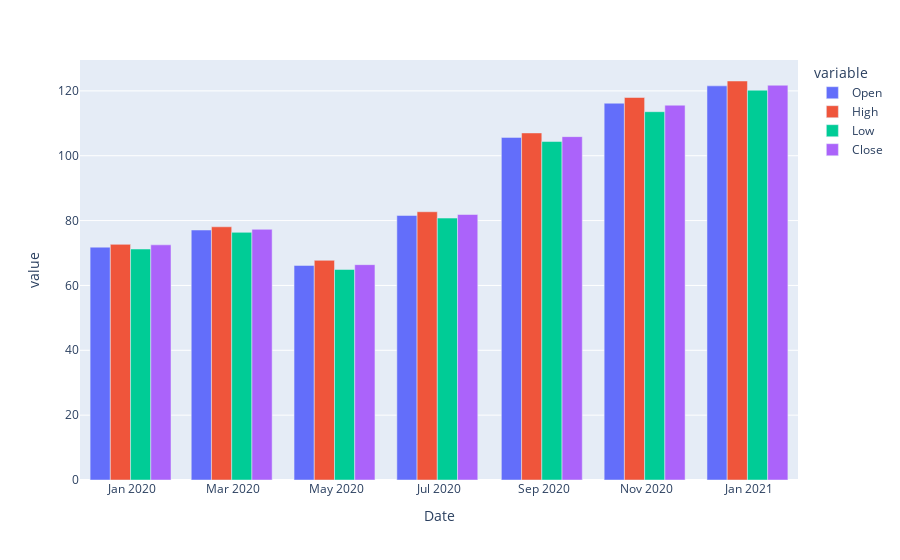

This figure's notebook cell:
### Code cell
df.resample(rule='A').std()
vol = df['Volume'].resample('W').sum()
df1 = df.resample('W').mean()
df1['Volume'] = vol

df2 = df.resample(rule='2M').mean()
df2.drop(columns=['Volume', 'Dividends', 'Stock Splits'], inplace=True)
px.bar(df2, barmode='group')

### Figure 1 — Plotly figure (JSON) as saved in the notebook; plotly's stock layout.template omitted (floating-point values rounded to 4 significant figures)
{"data": [{"alignmentgroup": "True", "hovertemplate": "variable=Open<br>Date=%{x}<br>value=%{y}<extra></extra>", "legendgroup": "Open", "marker": {"color": "#636efa"}, "name": "Open", "offsetgroup": "Open", "orientation": "v", "showlegend": true, "textposition": "auto", "type": "bar", "x": ["2019-12-31T00:00:00", "2020-02-29T00:00:00", "2020-04-30T00:00:00", "2020-06-30T00:00:00", "2020-08-31T00:00:00", "2020-10-31T00:00:00", "2020-12-31T00:00:00"], "xaxis": "x", "y": [71.8, 77.09, 66.17, 81.58, 105.7, 116.2, 121.5], "yaxis": "y"}, {"alignmentgroup": "True", "hovertemplate": "variable=High<br>Date=%{x}<br>value=%{y}<extra></extra>", "legendgroup": "High", "marker": {"color": "#EF553B"}, "name": "High", "offsetgroup": "High", "orientation": "v", "showlegend": true, "textposition": "auto", "type": "bar", "x": ["2019-12-31T00:00:00", "2020-02-29T00:00:00", "2020-04-30T00:00:00", "2020-06-30T00:00:00", "2020-08-31T00:00:00", "2020-10-31T00:00:00", "2020-12-31T00:00:00"], "xaxis": "x", "y": [72.67, 78.09, 67.74, 82.72, 107.0, 118.0, 123.0], "yaxis": "y"}, {"alignmentgroup": "True", "hovertemplate": "variable=Low<br>Date=%{x}<br>value=%{y}<extra></extra>", "legendgroup": "Low", "marker": {"color": "#00cc96"}, "name": "Low", "offsetgroup": "Low", "orientation": "v", "showlegend": true, "textposition": "auto", "type": "bar", "x": ["2019-12-31T00:00:00", "2020-02-29T00:00:00", "2020-04-30T00:00:00", "2020-06-30T00:00:00", "2020-08-31T00:00:00", "2020-10-31T00:00:00", "2020-12-31T00:00:00"], "xaxis": "x", "y": [71.23, 76.37, 64.92, 80.77, 104.4, 113.6, 120.2], "yaxis": "y"}, {"alignmentgroup": "True", "hovertemplate": "variable=Close<br>Date=%{x}<br>value=%{y}<extra></extra>", "legendgroup": "Close", "marker": {"color": "#ab63fa"}, "name": "Close", "offsetgroup": "Close", "orientation": "v", "showlegend": true, "textposition": "auto", "type": "bar", "x": ["2019-12-31T00:00:00", "2020-02-29T00:00:00", "2020-04-30T00:00:00", "2020-06-30T00:00:00", "2020-08-31T00:00:00", "2020-10-31T00:00:00", "2020-12-31T00:00:00"], "xaxis": "x", "y": [72.52, 77.3, 66.41, 81.87, 105.9, 115.6, 121.7], "yaxis": "y"}], "layout": {"autosize": true, "barmode": "group", "legend": {"title": {"text": "variable"}, "tracegroupgap": 0}, "margin": {"t": 60}, "xaxis": {"anchor": "y", "autorange": true, "domain": [0, 1], "range": ["2019-12-01", "2021-01-30"], "title": {"text": "Date"}, "type": "date"}, "yaxis": {"anchor": "x", "autorange": true, "domain": [0, 1], "range": [0, 129.5], "title": {"text": "value"}, "type": "linear"}}}
